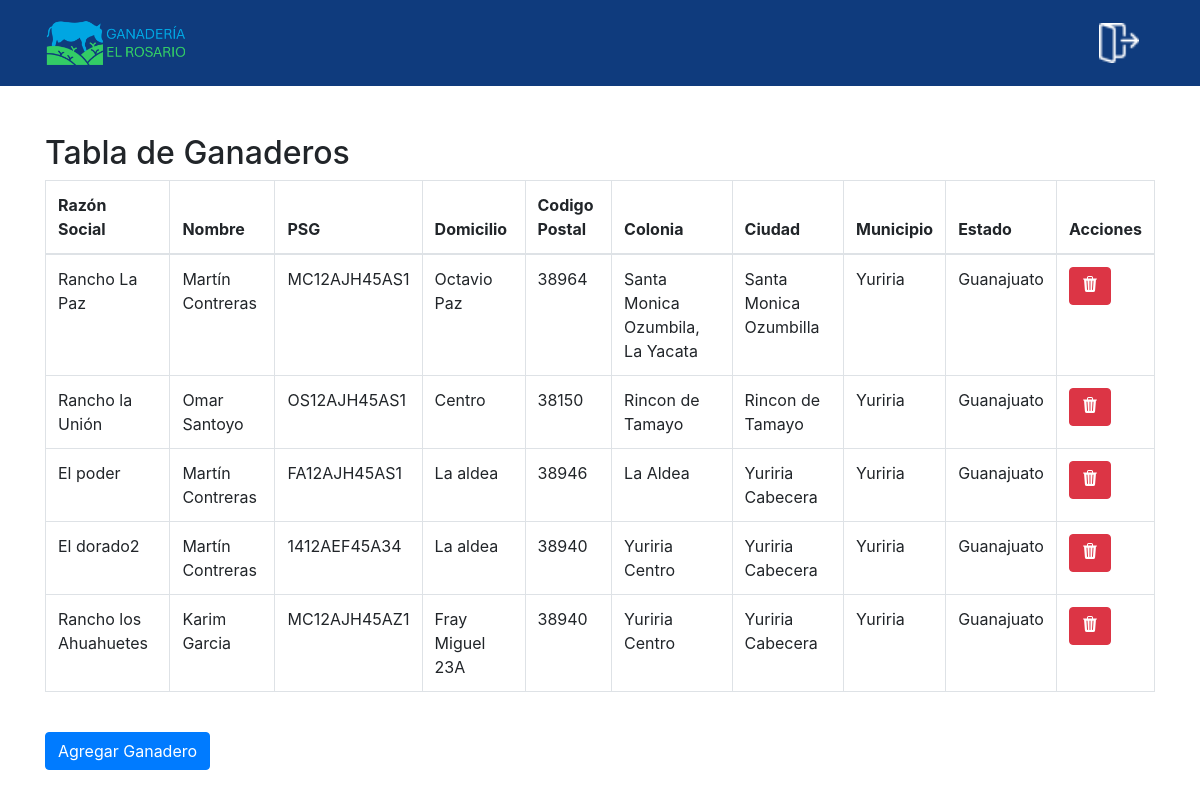
The app's page /ganaderos.php with its own data.
### tables this page shows
CREATE TABLE `Ganaderos` (
  `id_ganadero` int NOT NULL,
  `razonsocial` varchar(100) NOT NULL,
  `nombre` varchar(150) NOT NULL,
  `psg` varchar(12) NOT NULL,
  `domicilio` varchar(150) NOT NULL,
  `codigo_postal` int NOT NULL,
  `Municipio` varchar(100) DEFAULT NULL,
  `Estado` varchar(100) DEFAULT NULL,
  `Localidad` varchar(100) DEFAULT NULL
);

CREATE TABLE `CP` (
  `CodigoPostal` int NOT NULL,
  `Colonia` varchar(1000) DEFAULT NULL,
  `Id_ciudad` int DEFAULT NULL
);

CREATE TABLE `Ciudades` (
  `Id_ciudad` int NOT NULL,
  `Ciudad` varchar(50) NOT NULL,
  `Id_municipio` int NOT NULL
);

CREATE TABLE `Municipios` (
  `Id_municipio` int NOT NULL,
  `Municipio` varchar(50) NOT NULL,
  `Id_estado` int NOT NULL
);

CREATE TABLE `Estados` (
  `Id_estado` int NOT NULL,
  `Estado` varchar(50) NOT NULL
);

### www/ganaderos.php (the view, shortened to what this page needs)
<!DOCTYPE html>
<html lang="es">
<head>
    <link rel="stylesheet" href="https://maxcdn.bootstrapcdn.com/bootstrap/4.0.0/css/bootstrap.min.css">
    <link rel="stylesheet" href="https://cdn.jsdelivr.net/npm/bootstrap-icons@1.18.0/font/bootstrap-icons.css">
</head>
<body>
<?php
include("includes/header.php");
$conexion = new Conexion();
$conn = $conexion->conectar();
        echo '<div class="container mt-5">';
        echo '<h2>Tabla de Ganaderos</h2>';
        echo '<table class="table table-bordered">';
        echo '<thead>';
        echo '<thead>';
echo '<tr>
        <th>Razón Social</th>
        <th>Nombre</th>
        <th>PSG</th>
        <th>Domicilio</th>
            <th>Codigo Postal</th>
        <th>Colonia</th>
        <th>Ciudad</th>
        <th>Municipio</th>
        <th>Estado</th>
        <th>Acciones</th>
    </tr>';
echo '</thead><tbody>';
$result = $conn->query("SELECT Ganaderos.*, CP.Colonia, Ciudades.Ciudad, Municipios.Municipio, Estados.Estado
    FROM Ganaderos
    LEFT JOIN CP ON Ganaderos.codigo_postal = CP.CodigoPostal
    LEFT JOIN Ciudades ON CP.Id_ciudad = Ciudades.Id_ciudad
    LEFT JOIN Municipios ON Ciudades.Id_municipio = Municipios.Id_municipio
    LEFT JOIN Estados ON Municipios.Id_estado = Estados.Id_estado");
        if ($result === false) {
        echo "Error en la consulta SQL: " . $conn->error;
        } else {
        while ($row = $result->fetch_assoc()) {
        echo '<tr>';
        echo '<td>' . $row['razonsocial'] . '</td>';
        echo '<td>' . $row['nombre'] . '</td>';
        echo '<td>' . $row['psg'] . '</td>';
        echo '<td>' . $row['domicilio'] . '</td>';
        echo '<td>' . $row['codigo_postal'] . '</td>';
        echo '<td>' . $row['Colonia'] . '</td>';
        echo '<td>' . $row['Ciudad'] . '</td>';
        echo '<td>' . $row['Municipio'] . '</td>';
        echo '<td>' . $row['Estado'] . '</td>';
        echo '<td>';
        echo '<form method="post" action="">';
        echo '<button type="submit" class="btn btn-danger">';
        echo '</button>';
        echo '</form>';
        echo '</td>';
        echo '</tr>';
    }
}
echo '</tbody></table>';
echo '<button class="btn btn-primary mt-4" onclick="mostrarForm()">Agregar Ganadero</button>';
?>
</body>
</html>

### records on screen
ganaderos: razonsocial "Rancho La Paz", nombre "Martín Contreras", psg "MC12AJH45AS1", domicilio "Octavio Paz", codigo_postal "38964", codigo_postal.Colonia "Santa Monica Ozumbila, La Yacata", ciudades.Ciudad "Santa Monica Ozumbilla", municipios.Municipio "Yuriria", estados.Estado "Guanajuato"
ganaderos: razonsocial "Rancho la Unión", nombre "Omar Santoyo", psg "OS12AJH45AS1", domicilio "Centro", codigo_postal "38150", codigo_postal.Colonia "Rincon de Tamayo", ciudades.Ciudad "Rincon de Tamayo", municipios.Municipio "Yuriria", estados.Estado "Guanajuato"
ganaderos: razonsocial "El poder", nombre "Martín Contreras", psg "FA12AJH45AS1", domicilio "La aldea", codigo_postal "38946", codigo_postal.Colonia "La Aldea", ciudades.Ciudad "Yuriria Cabecera", municipios.Municipio "Yuriria", estados.Estado "Guanajuato"
ganaderos: razonsocial "El dorado2", nombre "Martín Contreras", psg "1412AEF45A34", domicilio "La aldea", codigo_postal "38940", codigo_postal.Colonia "Yuriria Centro", ciudades.Ciudad "Yuriria Cabecera", municipios.Municipio "Yuriria", estados.Estado "Guanajuato"
ganaderos: razonsocial "Rancho los Ahuahuetes", nombre "Karim Garcia", psg "MC12AJH45AZ1", domicilio "Fray Miguel 23A", codigo_postal "38940", codigo_postal.Colonia "Yuriria Centro", ciudades.Ciudad "Yuriria Cabecera", municipios.Municipio "Yuriria", estados.Estado "Guanajuato"
